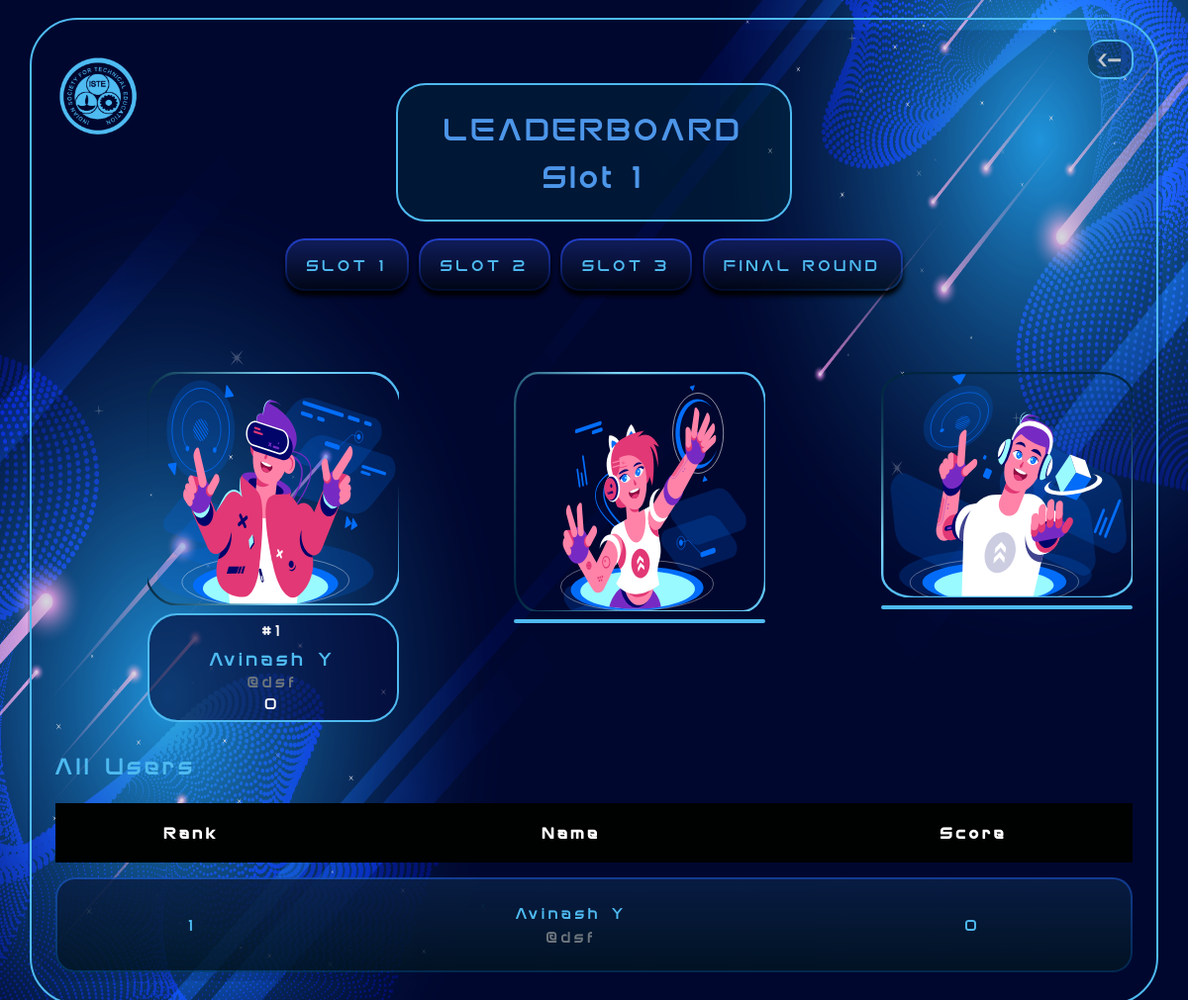
The app's page /lboard/1, older data.
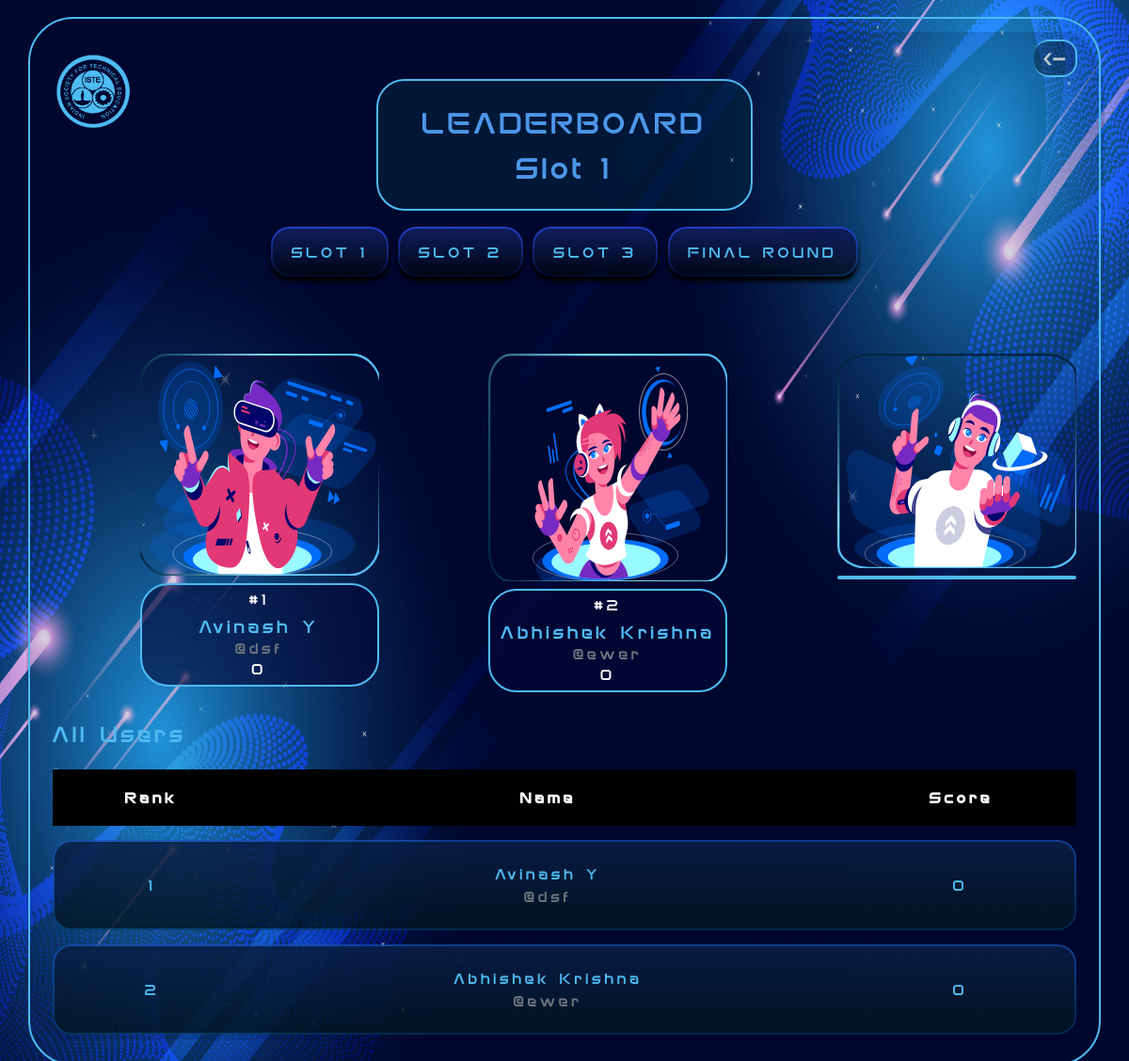
The same page, newer data.
### cit2020/models.py (models this page shows, shortened)
class player(models.Model):
    user = models.OneToOneField(User, on_delete=models.CASCADE)
    email = models.EmailField(max_length = 254,null=True)
    name = models.CharField(max_length=128)
    userName = models.CharField(max_length=128)
    current_question = models.IntegerField(default=1)
    score = models.IntegerField(default=0)
    final_score = models.IntegerField(default=0)
    rank = models.IntegerField(default=0)
    timestamp = models.DateTimeField()
    slot = models.IntegerField(default=0)
    qualified = models.BooleanField(default=False)
    details_updated = models.BooleanField(default=False)
    mobile = models.CharField(max_length=13,null=True)
    year_of_study_choices = (
        ('', 'Enter the year of study'),
        ('Class 9', 'class 9'),
        ('Class 10', 'class 10'),
        ('Class 11', 'class 11'),
        ('Class 12', 'class 12'),
        ('1st Year', '1st Year'),
        ('2nd Year', '2nd Year'),
        ('3rd Year', '3rd Year'),
        ('4th Year', '4th Year'),
        ('5th Year', '5th Year'),
        ('Other','Other')
    )
    institute_name = models.CharField(max_length=100,null=True)
    department = models.CharField(max_length=100, blank=True, null=True)
    year_of_study = models.CharField(max_length=50, choices=year_of_study_choices, default="Enter the year of study")

### cit2020/views.py (the view)
# urls.py: path('lboard/<int:slot>', views.lboard , name='lboard'),
def lboard(request,slot=0):
    is_final=False
    if slot==0:
        if datetime.datetime.now() > final_start:
            slot=4
    if slot==1 :
        if datetime.datetime.now() < slot1_start:
            return render(request, 'lboard.html',{'slot':slot})
        else :
            p = models.player.objects.filter(slot=1).order_by('-score', 'timestamp')
    elif slot==2:
        if datetime.datetime.now() < slot2_start:
            return render(request, 'lboard.html',{'slot':slot})
        else :
            p = models.player.objects.filter(slot=2).order_by('-score', 'timestamp')
    elif slot==3:
        if datetime.datetime.now() < slot3_start:
            return render(request, 'lboard.html',{'slot':slot})
        else :
            p = models.player.objects.filter(slot=3).order_by('-score', 'timestamp')
    elif slot==4 :
        if datetime.datetime.now() < final_start:
            return render(request, 'lboard.html',{})
        else :
            p = models.player.objects.filter(qualified=True).order_by('-final_score', 'timestamp')
            is_final = True
    else :
        return redirect('cit2020:lboard',slot=1)
    cur_rank = 1
    show=False
    if request.user.is_authenticated:
        player = models.player.objects.get(user_id=request.user.pk)
        if (player.slot==slot or player.qualified==True) :
            show=True
    rank=0
    for pl in p:
        pl.rank = cur_rank
        cur_rank += 1
        if show==True and pl.id == request.user.id:
            rank=pl.rank
    return render(request, 'lboard.html', {'players': p, 'rank': rank, 'is_final':is_final,'slot':slot})

### templates/lboard.html (shortened to what the changed rows need)
{%extends 'base.html'%}
{% load static %}
{%block content%}
<section class="outerBorder-lBoard glowing-circle">
    <div class="container">
        <div class="container">
            {% if players %}
            <div class="row">
                <div class="col-sm-1">
                </div>
                <div class="col-sm-3">
                    <div class="leaderboard-card leaderboard-card">
                        <div class="leaderboard-card__body">
                            <div class="text-center">
                                <img src="{% static './Assets/LboardAsset1.svg' %}" class="circle-img mb-2" alt="User Img">
                                <div class="bodyBox-lBoard">
                                {% if slot == 4 %}
                                {% for player in players|slice:":1" %}
                                    {% if rank !=  player.rank %}
                                    <h5 class="hashTag">#1</h5>
                                    <h5 class="mb-0 nameLboard">{{player.name}}</h5>
                                    <p class="text-muted mb-0">@{{player.userName}}</p>
                                    <div class="leaderboard-card-bottom">
                                        <h3 class="text-center scoreLboard">{{player.final_score}}</h3>
                                    </div>
                                    {% endif %}
                                {% endfor %}
                                {% else %}
                                {% for player in players|slice:":1" %}
                                    {% if rank !=  player.rank %}
                                    <h5 class="hashTag">#1</h5>
                                    <h5 class="mb-0 nameLboard">{{player.name}}</h5>
                                    <p class="text-muted mb-0">@{{player.userName}}</p>
                                    <div class="leaderboard-card-bottom">
                                        <h3 class="text-center scoreLboard">{{player.score}}</h3>
                                    </div>
                                    {% endif %}
                                {% endfor %}
                                {% endif %}
                                </div>
                            </div>
                        </div>
                    </div>
                </div>
                <div class="col-sm-1">
                </div>
                <div class="col-sm-3">
                    <div class="leaderboard-card">
                        <div class="leaderboard-card__body">
                            <div class="text-center">
                                <img src="{% static './Assets/LboardAsset2.svg' %}" class="circle-img mb-2" alt="User Img">
                                <div class="bodyBox-lBoard">
                                    {% if slot == 4 %}
                                    {% for player in players|slice:":2" %}
                                    {% if rank !=  player.rank %}
                                        {% if player.rank == 2 %}
                                        <h5 class="hashTag">#2</h5>
                                        <h5 class="mb-0 nameLboard">{{player.name}}</h5>
                                        <p class="text-muted mb-0">@{{player.userName}}</p>
                                        <div class="leaderboard-card-bottom">
                                            <h3 class="text-center scoreLboard">{{player.final_score}}</h3>
                                        </div>
                                        {% endif %}
                                    {% endif %}
                                    {% endfor %}
                                    {% else %}
                                    {% for player in players|slice:":2" %}
                                    {% if rank !=  player.rank %}
                                        {% if player.rank == 2 %}
                                        <h5 class="hashTag">#2</h5>
                                        <h5 class="mb-0 nameLboard">{{player.name}}</h5>
                                        <p class="text-muted mb-0">@{{player.userName}}</p>
                                        <div class="leaderboard-card-bottom">
                                            <h3 class="text-center scoreLboard">{{player.score}}</h3>
                                        </div>
                                        {% endif %}
                                    {% endif %}
                                    {% endfor %}
                                    {% endif %}
                                </div>
                            </div>
                        </div>
                    </div>
                </div>
                <div class="col-sm-1">
                </div>
                <div class="col-sm-3">
                    <div class="leaderboard-card">
                        <div class="leaderboard-card__body">
                            <div class="text-center">
                                <img src="{% static './Assets/LboardAsset3.svg' %}" class="circle-img mb-2" alt="User Img">
                                <div class="bodyBox-lBoard">
                                </div>
                            </div>
                        </div>
                    </div>
                </div>
            </div>
        </div>
        <div class="container">
            <h4>All Users</h4>
            <table class="table table-borderless">
                <thead>
                    <tr>
                        <th scope="col">Rank</th>
                        <th scope="col">Name</th>
                        <th scope="col" class="text-center">Score</th>
                    </tr>
                </thead>
                <tbody>
                {% if slot == 4 %}
                    {% for player in players %}
                    {% if rank == player.rank %}
                    <tr class="highlight-rank" >
                        <td scope="row">{{ player.rank }}</td>
                        <td>{{ player.name }}
                            <p class="text-muted mb-0">@{{player.userName}}</p>
                        </td>
                        <td class="text-center">{{player.final_score}}</td>
                    </tr>
                    {% else %}
                    <tr>
                        <td scope="row">{{ player.rank }}</td>
                        <td>{{ player.name }}
                            <p class="text-muted mb-0">@{{player.userName}}</p>
                        </td>
                        <td class="text-center">{{player.final_score}}</td>
                    </tr>
                    {% endif %}
                    {% endfor %}
                {% else %}
                    {% for player in players %}
                    {% if rank == player.rank %}
                    <tr class="highlight-rank" >
                        <td scope="row">{{ player.rank }}</td>
                        <td>{{ player.name }}
                            <p class="text-muted mb-0">@{{player.userName}}</p>
                        </td>
                        <td class="text-center">{{player.score}}</td>
                    </tr>
                    {% else %}
                    <tr>
                        <td scope="row">{{ player.rank }}</td>
                        <td>{{ player.name }}
                            <p class="text-muted mb-0">@{{player.userName}}</p>
                        </td>
                        <td class="text-center">{{player.score}}</td>
                    </tr>
                    {% endif %}
                    {% endfor %}
                {% endif %}
                </tbody>
            </table>
            {% else %}
            <div class="soonText text-center">
                Leaderboard will be available soon ....
            </div>
            {% endif %}
        </div>
    </div>
</section>
{%endblock%}

Row changes from the older to the newer data that the page shows:
added player: name "Abhishek Krishna", userName "ewer", score "0", rank "2"
